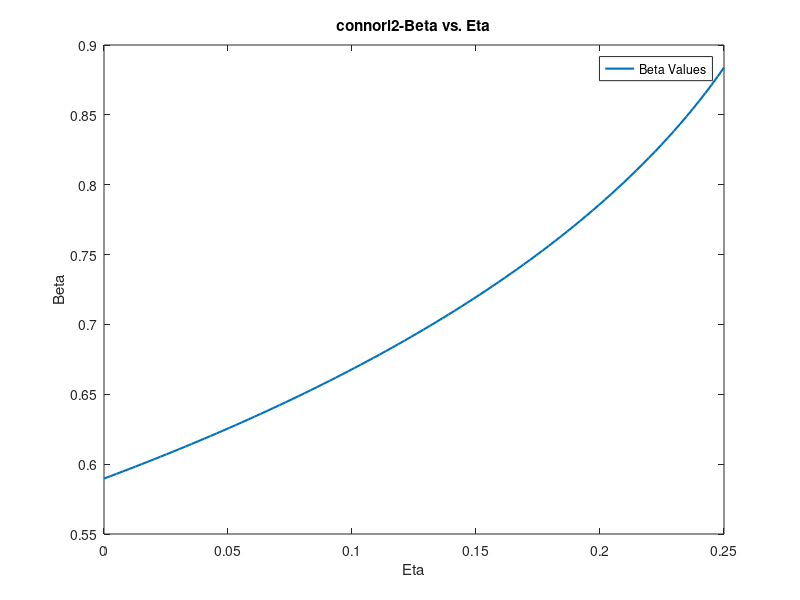

The MATLAB source for this figure: (Note: this script raises an error after producing the figure.)
%% Lots of variables
%% Problem 1a
clear
clc
N = @(b) (3-2*cot(b))/(3+2*tan(b));
%% Problem 1b
B = fsolve(N,.5)
%% Problem 1c
etamat = linspace(0,.25,100);
for i=1:length(etamat)
    N =@(b) N(b)-.25/100;
    betac(i) = fsolve(N,.01)
end
%% Problem 1cp2
plot(etamat,betac,'linewidth',1.5)
legend('Beta Values')
title('connorl2-Beta vs. Eta')
xlabel('Eta')
ylabel('Beta')
%% Problem 2c
clear
clc
syms b q O real
Tn = 2*b*q*sin(O)*cos(O)+q*sin(O)^2;
dTndO = diff(Tn,O)
dt2dO2 = diff(dTndO,O)
%% Problem 2e
clear
clc
B = @(O) -sin(O)*cos(O)/(cos(O)^2-sin(O)^2);
Bmat = linspace(0,6,1000);
for i=1:length(Bmat)
    B = @(O) B(O)-6/1000;
    O(i) = (360/(2*pi))*fsolve(B,1);
end
%%
plot(Bmat,O,'linewidth',1.5)
legend('ThetaStar Values')
title('connorl2-ThetaStar vs. Beta')
xlabel('Beta')
ylabel('ThetaStar')